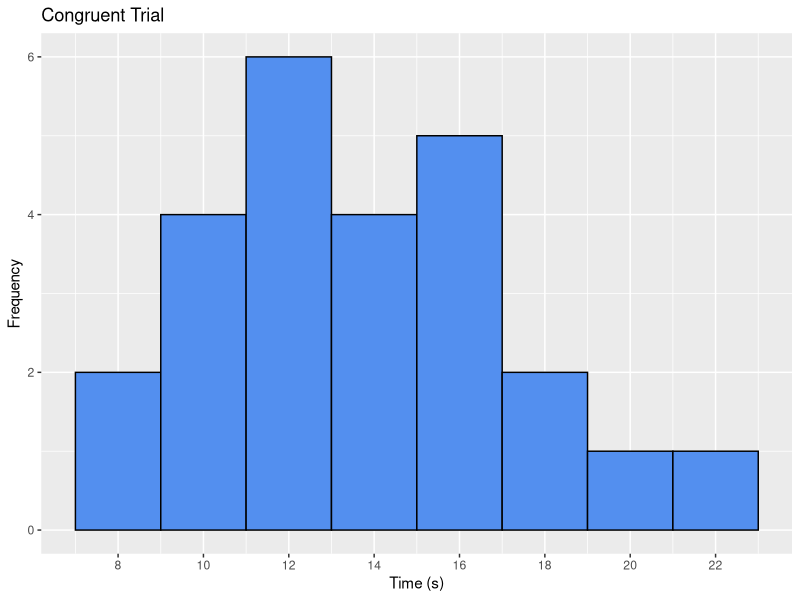
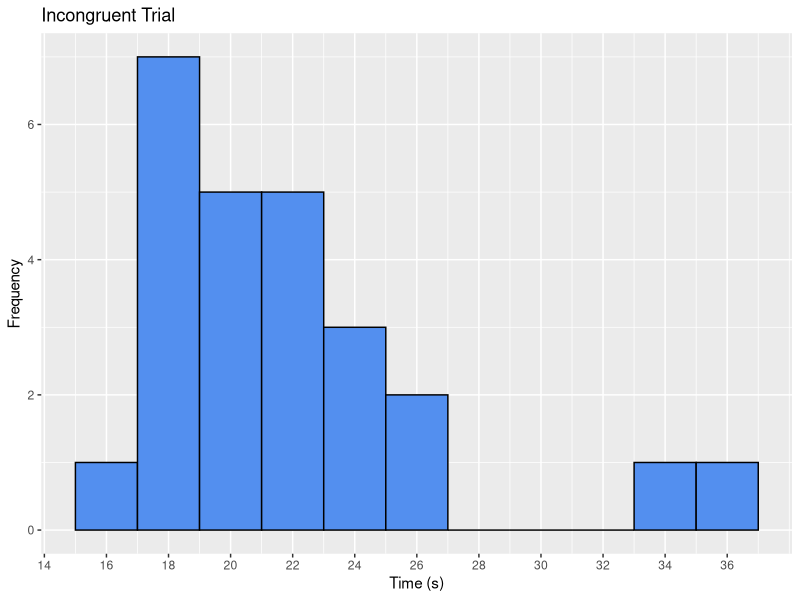
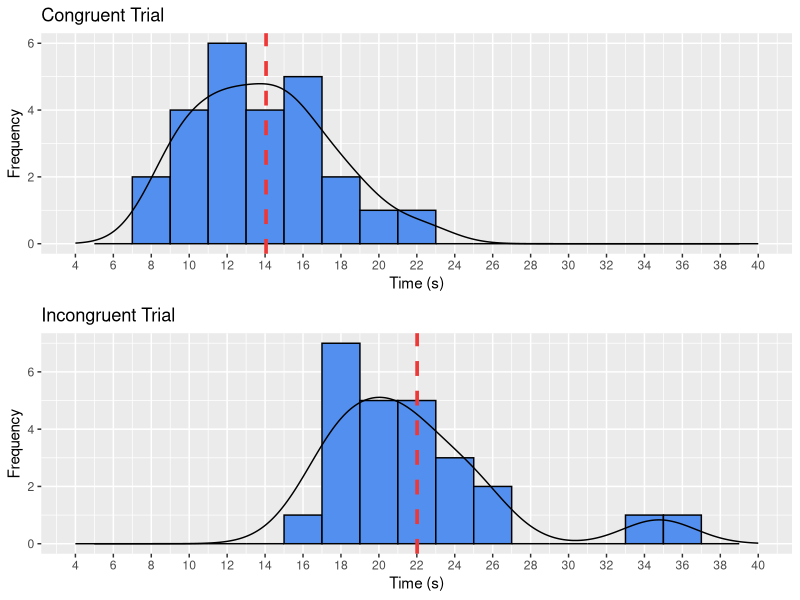

Here is the R script that generated these plots, in order:
## ---- chunk 1
knitr::opts_chunk$set(echo = TRUE)
## ---- chunk 2
congruent <- c(12.079, 16.791, 9.564, 8.63, 14.669, 12.238, 14.692, 8.987,
               9.401, 14.48, 22.328, 15.298, 15.073, 16.929, 18.2, 12.13,
               18.495, 10.639, 11.344, 12.369, 12.944, 14.233, 19.71, 16.004)

incongruent <- c(19.278, 18.741, 21.214, 15.687, 22.803, 20.878, 24.572, 17.394,
                 20.762, 26.282, 24.524, 18.644, 17.51, 20.33, 35.255, 22.158,
                 25.139, 20.429, 17.425, 34.288, 23.894, 17.96, 22.058, 21.157)

stroop <- data.frame(congruent, incongruent)
## ---- chunk 3
stroop <- rbind(stroop, c(10.278, 18.169))
## ---- chunk 4
summary(stroop$congruent)
print.default(sd(stroop$congruent))
## ---- chunk 5
summary(stroop$incongruent)
print.default(sd(stroop$incongruent))
## ---- chunk 6
library(ggplot2)
library(gridExtra)

ggplot(data = stroop, 
       aes(x = congruent)) +
  geom_histogram(binwidth = 2, 
                 fill = "#538fef",
                 color = "black") +
  scale_x_continuous(breaks = c(seq(8, 36, 2))) +
  labs(x = "Time (s)", 
       y = "Frequency", 
       title = "Congruent Trial")
## ---- chunk 7
ggplot(data = stroop, 
       aes(x = incongruent)) +
  geom_histogram(binwidth = 2, 
                 fill = "#538fef",
                 color = "black") +
  scale_x_continuous(breaks = c(seq(8, 36, 2))) +
  labs(x = "Time (s)", 
       y = "Frequency", 
       title = "Incongruent Trial")
## ---- chunk 8
c_vis <- ggplot(data = stroop, 
                aes(x = congruent)) +
           geom_histogram(binwidth = 2, 
                          fill = "#538fef",
                          color = "black") + 
           geom_density(aes(y = ..count.. * 2)) + ## scaled to better shape plot
           geom_vline(color = "#ed3838", 
                      xintercept = mean(congruent),
                      size = 1.25,
                      linetype = 2) +
           scale_x_continuous(limits = c(4, 40), 
                              breaks = c(seq(4, 40, 2))) +
           labs(x = "Time (s)", 
                y = "Frequency", 
                title = "Congruent Trial")

ic_vis <- ggplot(data=stroop, 
                 aes(x = incongruent)) +
            geom_histogram(binwidth = 2, 
                           fill = "#538fef",
                           color = "black") +
            geom_density(aes(y = ..count.. * 2)) + ##scaled here as well
            geom_vline(color = "#ed3838", 
                       xintercept = mean(incongruent),
                       size = 1.25,
                       linetype = 2) +
            scale_x_continuous(limits = c(4, 40), 
                               breaks = c(seq(4, 40, 2))) +
            labs(x = "Time (s)", 
                 y = "Frequency", 
                 title = "Incongruent Trial")

grid.arrange(c_vis, ic_vis)
## ---- chunk 9
stroop$difference <- stroop$congruent - stroop$incongruent
## ---- chunk 10
xdiff <- mean(stroop$difference)
print(xdiff)
## ---- chunk 11
sdiff <- sd(stroop$difference)
n <- 25

print(sdiff)
## ---- chunk 12
se <- sdiff / sqrt(n)
print(se)
## ---- chunk 13
t_score <- xdiff / se
print(t_score)
## ---- chunk 14
format(2*pt(t_score, 24), digits = 1, scientific = FALSE)
## ---- chunk 15
t.test(stroop$congruent, y=stroop$incongruent, paired =TRUE)
